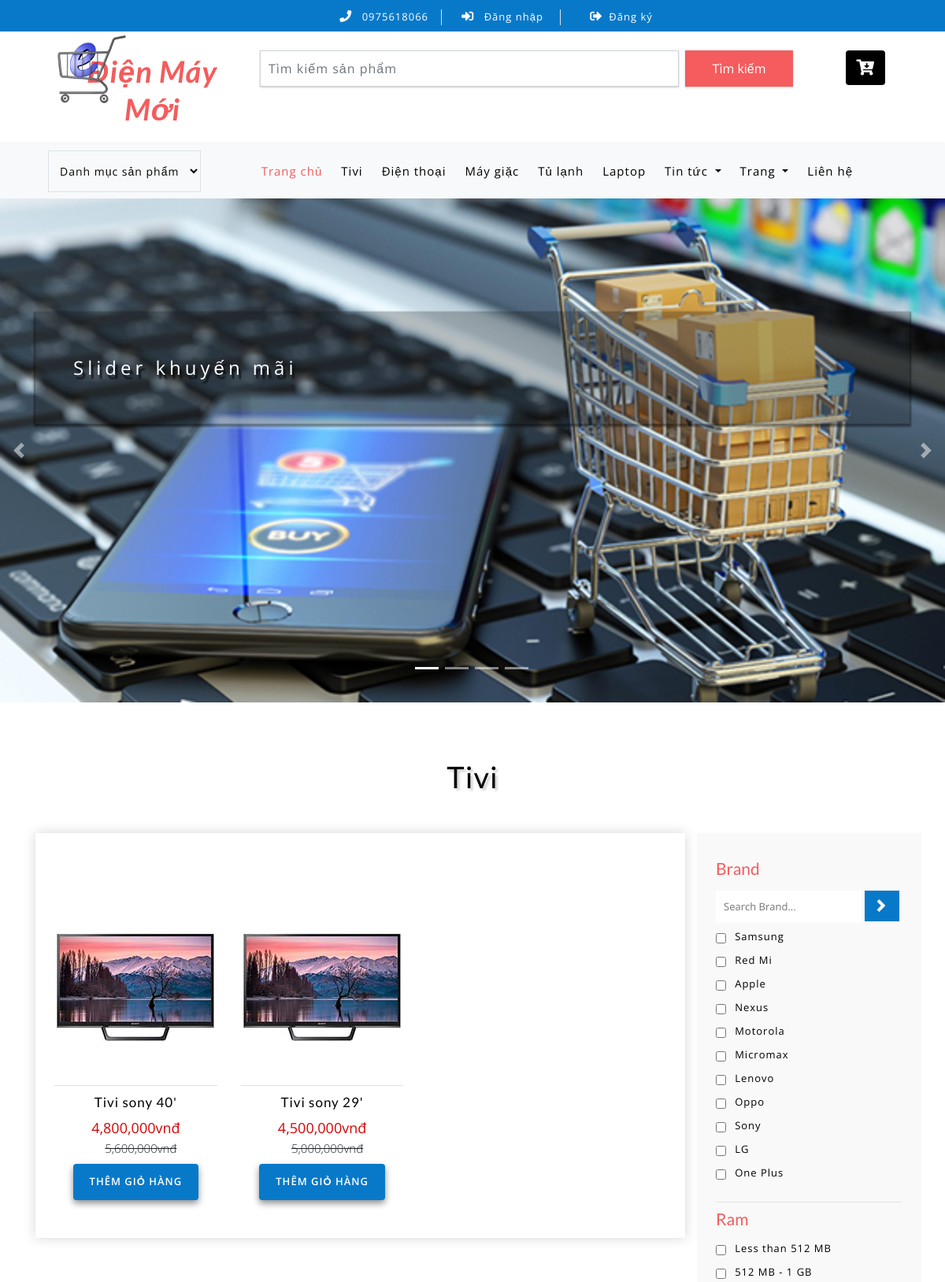
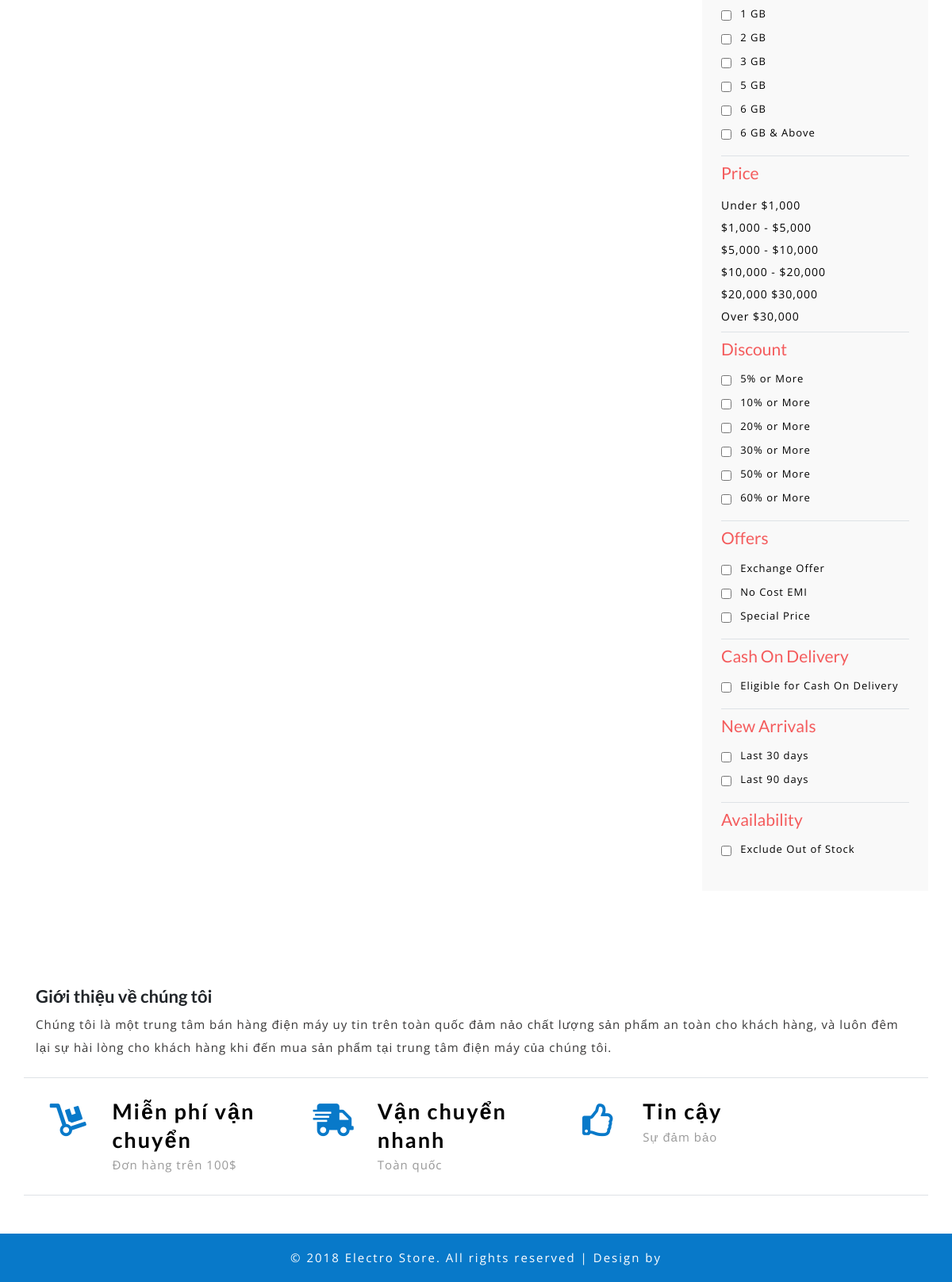
The page /?quanly=danhmuc&id=5 on the database its author committed (2 pictures, top to bottom).
### tables this page shows
CREATE TABLE `tbl_category` (
  `category_id` int(11) NOT NULL,
  `category_name` varchar(50) NOT NULL
);

CREATE TABLE `tbl_slider` (
  `slider_id` int(11) NOT NULL,
  `slider_image` varchar(100) NOT NULL,
  `slider_caption` text NOT NULL,
  `slider_active` int(11) NOT NULL DEFAULT 1
);

CREATE TABLE `tbl_sanpham` (
  `sanpham_id` int(11) NOT NULL,
  `category_id` int(11) NOT NULL,
  `sanpham_name` varchar(255) NOT NULL,
  `sanpham_chitiet` text NOT NULL,
  `sanpham_mota` text NOT NULL,
  `sanpham_gia` varchar(100) NOT NULL,
  `sanpham_giakhuyenmai` varchar(100) NOT NULL,
  `sanpham_active` int(11) NOT NULL,
  `sanpham_hot` int(11) NOT NULL,
  `sanpham_soluong` int(11) NOT NULL,
  `sanpham_image` varchar(50) NOT NULL
);

### include/danhmuc.php (the view, shortened to what this page needs)
<?php
	if(isset($_GET['id'])){
		$id = $_GET['id'];
	}else{
		$id = '';
	}
	$sql_cate = mysqli_query($con,"SELECT * FROM tbl_category,tbl_sanpham WHERE tbl_category.category_id=tbl_sanpham.category_id AND tbl_sanpham.category_id='$id' ORDER BY tbl_sanpham.sanpham_id DESC");
	$sql_category = mysqli_query($con,"SELECT * FROM tbl_category,tbl_sanpham WHERE tbl_category.category_id=tbl_sanpham.category_id AND tbl_sanpham.category_id='$id' ORDER BY tbl_sanpham.sanpham_id DESC");
	$row_title = mysqli_fetch_array($sql_category);
	$title = $row_title['category_name'];
	?>
	<div class="ads-grid py-sm-5 py-4">
		<div class="container py-xl-4 py-lg-2">
			<h3 class="tittle-w3l text-center mb-lg-5 mb-sm-4 mb-3"><?php echo $title ?></h3>
			<div class="row">
				<div class="agileinfo-ads-display col-lg-9">
					<div class="wrapper">
						<div class="product-sec1 px-sm-4 px-3 py-sm-5  py-3 mb-4">
							<div class="row">
								<?php
								while($row_sanpham = mysqli_fetch_array($sql_cate)){
								?>
								<div class="col-md-4 product-men mt-5">
									<div class="men-pro-item simpleCart_shelfItem">
										<div class="men-thumb-item text-center">
											<img src="images/<?php echo $row_sanpham['sanpham_image'] ?>" alt="">
										</div>
										<div class="item-info-product text-center border-top mt-4">
											<h4 class="pt-1">
												<a href="?quanly=chitietsp&id=<?php echo $row_sanpham['sanpham_id'] ?>"><?php echo $row_sanpham['sanpham_name'] ?></a>
											</h4>
											<div class="info-product-price my-2">
												<span class="item_price"><?php echo number_format($row_sanpham['sanpham_giakhuyenmai']).'vnđ' ?></span>
												<del><?php echo number_format($row_sanpham['sanpham_gia']).'vnđ' ?></del>
											</div>
											<div class="snipcart-details top_brand_home_details item_add single-item hvr-outline-out">
												<form action="?quanly=giohang" method="post">
												<fieldset>
													<input type="submit" name="themgiohang" value="Thêm giỏ hàng" class="button" />
												</fieldset>
											</form>
											</div>
										</div>
									</div>
								</div>
								<?php
								}
								?>
							</div>
						</div>
					</div>
				</div>
				<div class="col-lg-3 mt-lg-0 mt-4 p-lg-0">
					<div class="side-bar p-sm-4 p-3">
						<div class="search-hotel border-bottom py-2">
							<h3 class="agileits-sear-head mb-3">Brand</h3>
							<form action="#" method="post">
								<input type="search" placeholder="Search Brand..." name="search" required="">
								<input type="submit" value=" ">
							</form>
							<div class="left-side py-2">
								<ul>
									<li>
										<input type="checkbox" class="checked">
										<span class="span">Samsung</span>
									</li>
									<li>
										<input type="checkbox" class="checked">
										<span class="span">Red Mi</span>
									</li>
									<li>
										<input type="checkbox" class="checked">
										<span class="span">Apple</span>
									</li>
									<li>
										<input type="checkbox" class="checked">
										<span class="span">Nexus</span>
									</li>
									<li>
										<input type="checkbox" class="checked">
										<span class="span">Motorola</span>
									</li>
									<li>
										<input type="checkbox" class="checked">
										<span class="span">Micromax</span>
									</li>
									<li>
										<input type="checkbox" class="checked">
										<span class="span">Lenovo</span>
									</li>
									<li>
										<input type="checkbox" class="checked">
										<span class="span">Oppo</span>
									</li>
									<li>
										<input type="checkbox" class="checked">
										<span class="span">Sony</span>
									</li>
									<li>
										<input type="checkbox" class="checked">
										<span class="span">LG</span>
									</li>
									<li>
										<input type="checkbox" class="checked">
										<span class="span">One Plus</span>
									</li>
								</ul>
							</div>
						</div>
						<div class="left-side border-bottom py-2">
							<h3 class="agileits-sear-head mb-3">Ram</h3>
							<ul>
								<li>
									<input type="checkbox" class="checked">
									<span class="span">Less than 512 MB</span>
								</li>
								<li>
									<input type="checkbox" class="checked">
									<span class="span">512 MB - 1 GB</span>
								</li>
								<li>
									<input type="checkbox" class="checked">
									<span class="span">1 GB</span>
								</li>
								<li>
									<input type="checkbox" class="checked">
									<span class="span">2 GB</span>
								</li>
								<li>
									<input type="checkbox" class="checked">
									<span class="span">3 GB</span>
								</li>
								<li>
									<input type="checkbox" class="checked">
									<span class="span">5 GB</span>
								</li>
								<li>
									<input type="checkbox" class="checked">
									<span class="span">6 GB</span>
								</li>
								<li>
									<input type="checkbox" class="checked">
									<span class="span">6 GB & Above</span>
								</li>
							</ul>
						</div>
						<div class="range border-bottom py-2">
							<h3 class="agileits-sear-head mb-3">Price</h3>
							<div class="w3l-range">
								<ul>
									<li>
										<a href="#">Under $1,000</a>
									</li>
									<li class="my-1">
										<a href="#">$1,000 - $5,000</a>
									</li>
									<li>
										<a href="#">$5,000 - $10,000</a>
									</li>
									<li class="my-1">
										<a href="#">$10,000 - $20,000</a>
									</li>
									<li>
										<a href="#">$20,000 $30,000</a>
									</li>
									<li class="mt-1">
										<a href="#">Over $30,000</a>
									</li>
								</ul>
							</div>
						</div>
						<div class="left-side border-bottom py-2">
							<h3 class="agileits-sear-head mb-3">Discount</h3>
							<ul>
								<li>
									<input type="checkbox" class="checked">
									<span class="span">5% or More</span>
								</li>
								<li>
									<input type="checkbox" class="checked">
									<span class="span">10% or More</span>
								</li>
								<li>
									<input type="checkbox" class="checked">
									<span class="span">20% or More</span>
								</li>
								<li>
									<input type="checkbox" class="checked">
									<span class="span">30% or More</span>
								</li>
								<li>
									<input type="checkbox" class="checked">
									<span class="span">50% or More</span>
								</li>
								<li>
									<input type="checkbox" class="checked">
									<span class="span">60% or More</span>
								</li>
							</ul>
						</div>
						<div class="left-side border-bottom py-2">
							<h3 class="agileits-sear-head mb-3">Offers</h3>
							<ul>
								<li>
									<input type="checkbox" class="checked">
									<span class="span">Exchange Offer</span>
								</li>
								<li>
									<input type="checkbox" class="checked">
									<span class="span">No Cost EMI</span>
								</li>
								<li>
									<input type="checkbox" class="checked">
									<span class="span">Special Price</span>
								</li>
							</ul>
						</div>
						<div class="left-side border-bottom py-2">
							<h3 class="agileits-sear-head mb-3">Cash On Delivery</h3>
							<ul>
								<li>
									<input type="checkbox" class="checked">
									<span class="span">Eligible for Cash On Delivery</span>
								</li>
							</ul>
						</div>
						<div class="left-side border-bottom py-2">
							<h3 class="agileits-sear-head mb-3">New Arrivals</h3>
							<ul>
								<li>
									<input type="checkbox" class="checked">
									<span class="span">Last 30 days</span>
								</li>
								<li>
									<input type="checkbox" class="checked">
									<span class="span">Last 90 days</span>
								</li>
							</ul>
						</div>
						<div class="left-side py-2">
							<h3 class="agileits-sear-head mb-3">Availability</h3>
							<ul>
								<li>
									<input type="checkbox" class="checked">
									<span class="span">Exclude Out of Stock</span>
								</li>
							</ul>
						</div>
					</div>
				</div>
			</div>
		</div>
	</div>

### include/menu.php (shortened to what this page needs)
<div class="navbar-inner">
		<div class="container">
			<nav class="navbar navbar-expand-lg navbar-light bg-light">
				<div class="agileits-navi_search">
					<form action="#" method="post">
						<select id="agileinfo-nav_search" name="agileinfo_search" class="border" required="">
							<option value="">Danh mục sản phẩm</option>
						</select>
					</form>
				</div>
				<div class="collapse navbar-collapse" id="navbarSupportedContent">
					<ul class="navbar-nav ml-auto text-center mr-xl-5">
						<li class="nav-item active mr-lg-2 mb-lg-0 mb-2">
							<a class="nav-link" href="index.php">Trang chủ
							</a>
						</li>
						<?php
							$sql_category_danhmuc = mysqli_query($con,'SELECT * FROM tbl_category ORDER BY category_id DESC');
							while($row_category_danhmuc = mysqli_fetch_array($sql_category_danhmuc)){
						?>
						<li class="nav-item  mr-lg-2 mb-lg-0 mb-2">
							<a class="nav-link " href="?quanly=danhmuc&id=<?php echo $row_category_danhmuc['category_id'] ?>" role="button"  aria-haspopup="true" aria-expanded="false">
								<?php echo $row_category_danhmuc['category_name'] ?>
							</a>
						</li>
						<?php
						}
						?>
						<li class="nav-item dropdown mr-lg-2 mb-lg-0 mb-2">
							<a class="nav-link dropdown-toggle" href="#" role="button" data-toggle="dropdown" aria-haspopup="true" aria-expanded="false">
								Tin tức
							</a>
						</li>
						<li class="nav-item dropdown mr-lg-2 mb-lg-0 mb-2">
							<a class="nav-link dropdown-toggle" href="#" role="button" data-toggle="dropdown" aria-haspopup="true" aria-expanded="false">
								Trang
							</a>
						</li>
						<li class="nav-item">
							<a class="nav-link" href="contact.html">Liên hệ</a>
						</li>
					</ul>
				</div>
			</nav>
		</div>
	</div>

### include/slider.php (shortened to what this page needs)
<div id="carouselExampleIndicators" class="carousel slide" data-ride="carousel">
	<ol class="carousel-indicators">
		<li data-target="#carouselExampleIndicators" data-slide-to="0" class="active"></li>
		<li data-target="#carouselExampleIndicators" data-slide-to="1"></li>
		<li data-target="#carouselExampleIndicators" data-slide-to="2"></li>
		<li data-target="#carouselExampleIndicators" data-slide-to="3"></li>
	</ol>
	<div class="carousel-inner">
		<?php
		$sql_slider = mysqli_query($con,"SELECT * FROM tbl_slider WHERE slider_active='1' ORDER BY slider_id");
		while($row_slider = mysqli_fetch_array($sql_slider)){
		?>
		<div class="carousel-item item1 active">
			<div class="container">
				<div class="w3l-space-banner">
					<div class="carousel-caption p-lg-5 p-sm-4 p-3">
						<p><?php echo $row_slider['slider_caption'] ?></p>
					</div>
				</div>
			</div>
		</div>
		<?php
		}
		?>
	</div>
	<a class="carousel-control-prev" href="#carouselExampleIndicators" role="button" data-slide="prev">
		<span class="carousel-control-prev-icon" aria-hidden="true"></span>
	</a>
	<a class="carousel-control-next" href="#carouselExampleIndicators" role="button" data-slide="next">
		<span class="carousel-control-next-icon" aria-hidden="true"></span>
	</a>
</div>

### css/style.css (style rules this page uses)
html, body { margin: 0; font-size: 100%; background: #fff; font-family: 'Open Sans', sans-serif; }
body a { text-decoration: none; transition: 0.5s all; -webkit-transition: 0.5s all; -moz-transition: 0.5s all; -o-transition: 0.5s all; -ms-transition: 0.5s all; }
a { transition: 0.5s all; -webkit-transition: 0.5s all; -moz-transition: 0.5s all; -o-transition: 0.5s all; -ms-transition: 0.5s all; }
input[type="button"], input[type="submit"] { transition: 0.5s all; -webkit-transition: 0.5s all; -moz-transition: 0.5s all; -o-transition: 0.5s all; -ms-transition: 0.5s all; }
h1, h2, h3, h4, h5, h6 { margin: 0; font-family: 'Lato', sans-serif; }
p { margin: 0; letter-spacing: 1px; font-size: 15px; line-height: 1.9; color: #999; font-family: 'Open Sans', sans-serif; }
ul { margin: 0; padding: 0; }
.navbar-inner { background: #f8f9fa; box-shadow: 0px 2px 6px 1px rgba(0, 0, 0, 0.13); }
.navbar-light .navbar-nav .nav-link { letter-spacing: 1px; font-size: 15px; color: #000; }
.navbar-light .navbar-nav .show>.nav-link, .navbar-light .navbar-nav .active>.nav-link, .navbar-light .navbar-nav .nav-link.show, .navbar-light .navbar-nav .nav-link.active { color: #F45C5D; }
.carousel-item.item1 { background: url(../images/b1.jpg) no-repeat center; background-size: cover; -webkit-background-size: cover; -moz-background-size: cover; -o-background-size: cover; -ms-background-size: cover; }
.carousel-item.item4, .carousel-item.item3, .carousel-item.item2, .carousel-item.item1 { min-height: 640px; }
.w3l-space-banner { padding-top: 9em; }
.carousel-caption { background: rgba(16, 16, 16, 0.27); text-align: left; position: inherit; box-shadow: 0px 2px 2px 2px rgba(2, 2, 2, 0.43); }
.carousel-caption p { letter-spacing: 5px; font-size: 24px; color: #fff; text-shadow: 3px 5px 2px rgb(12, 12, 12); }
.carousel-indicators { bottom: 4%; }
.carousel-indicators li { cursor: pointer; }
h3.tittle-w3l { color: #000; font-size: 38px; letter-spacing: 1px; text-shadow: 3px 3px 3px rgba(0, 0, 0, 0.19); }
.snipcart-details { width: 77%; margin: 0 auto; }
.snipcart-details input.button { font-size: 13px; color: #fff; background: #0879c9; text-decoration: none; border: none; border-radius: 0; width: 100%; text-transform: uppercase; padding: 13px; outline: none; letter-spacing: 1px; box-shadow: 0px 4px 8px 0px rgba(0, 0, 0, 0.45); font-weight: 600; cursor: pointer; border-radius: 4px; transition: 0.5s all; -webkit-transition: 0.5s all; -moz-transition: 0.5s all; -o-transition: 0.5s all; -ms-transition: 0.5s all; }
.men-pro-item { position: relative; }
.men-thumb-item { position: relative; }
.search-hotel input[type="search"] { background: #fff; border: none; width: 78%; outline: none; padding: 11px 10px 10px 10px; font-size: 13px; color: #c4c4c4; }
.search-hotel form input[type="submit"] { background: url(../images/search.png) no-repeat 13px 11px #0879c9; width: 44px; height: 39px; border: none; padding: 0; margin-top: 0; cursor: pointer; }
h3.agileits-sear-head { color: #F45C5D; font-size: 21px; }
.side-bar { background-color: #F9F9F9; height: fit-content; }
.w3l-range ul li { display: block; }
.w3l-range ul li a { font-size: 14px; color: #000; letter-spacing: 1px; }
.left-side ul li { display: inline-block; width: 100%; margin-bottom: 6px; }
input.checked { display: inline-block; margin: 0; cursor: pointer; }
.left-side ul li span { font-size: 13px; color: #000; letter-spacing: 1px; margin-left: 3px; vertical-align: top; }
.product-sec1 { box-shadow: 0px 0px 15px 0px #D6D6D6; }
.item-info-product h4 a { color: #000; font-size: 17px; letter-spacing: 1px; }
span.item_price { font-size: 18px; color: #d60404; }
.info-product-price del { font-weight: 300; margin-left: 13px; font-size: 15px; }
#agileinfo-nav_search { outline: none; border: none; color: #000; font-size: 14px; background: transparent; padding: 15px 10px; width: 100%; letter-spacing: 1px; cursor: pointer; }
input[type="radio"], input[type="checkbox"] { margin: 4px 4px 0 0; }
@media (max-width: 1366px) { .carousel-control-prev, .carousel-control-next { width: 4%; } }

### css/flexslider.css (style rules this page uses)
.carousel li { margin-right: 5px; }

### rows shown on the page
tbl_category: category_name "Tivi"
tbl_category: category_name "Điện thoại"
tbl_category: category_name "Máy giặc"
tbl_category: category_name "Tủ lạnh"
tbl_category: category_name "Laptop"
tbl_slider: slider_caption "Slider khuyến mãi"
tbl_sanpham: sanpham_image (picture), sanpham_name "Tivi sony 40'", sanpham_giakhuyenmai "4,800,000", sanpham_gia "5,600,000"
tbl_sanpham: sanpham_image (picture), sanpham_name "Tivi sony 29'", sanpham_giakhuyenmai "4,500,000", sanpham_gia "5,000,000"
